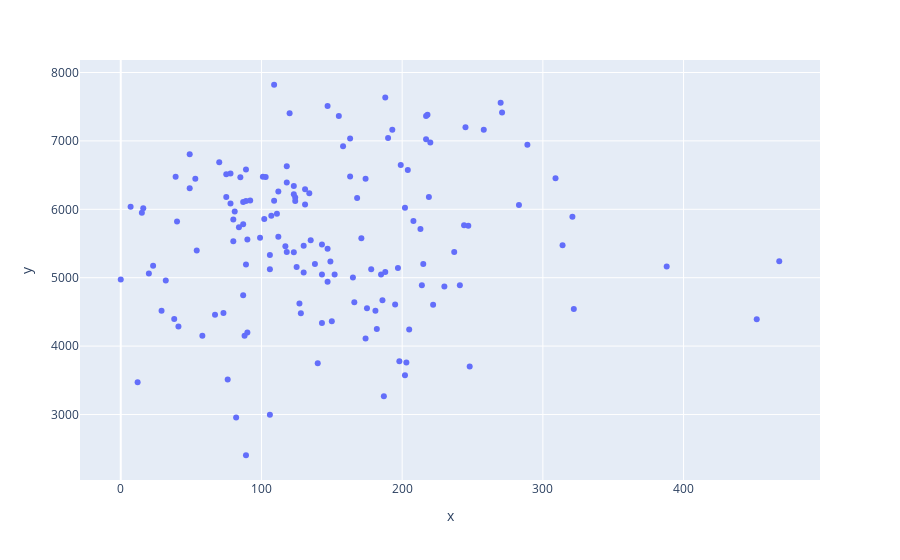

The cell this chart's notebook holds for it:
### Code cell
normal = px.scatter(x=df['generosity'], y=df['happiness'])
normal.show()

### Figure 1 — Plotly figure (JSON) as saved in the notebook; plotly's stock layout.template omitted (floating-point values rounded to 4 significant figures; data arrays with more than 128 entries replaced by an {"elided": "..."} marker saying what was removed)
{"data": [{"hovertemplate": "x=%{x}<br>y=%{y}<extra></extra>", "legendgroup": "", "marker": {"color": "#636efa", "symbol": "circle"}, "mode": "markers", "name": "", "orientation": "v", "showlegend": false, "type": "scatter", "x": {"elided": "145 int values"}, "xaxis": "x", "y": {"elided": "145 int values"}, "yaxis": "y"}], "layout": {"autosize": true, "legend": {"tracegroupgap": 0}, "margin": {"t": 60}, "xaxis": {"anchor": "y", "autorange": true, "domain": [0, 1], "range": [-28.61, 496.6], "title": {"text": "x"}, "type": "linear"}, "yaxis": {"anchor": "x", "autorange": true, "domain": [0, 1], "range": [1985.0, 8240.0], "title": {"text": "y"}, "type": "linear"}}}
